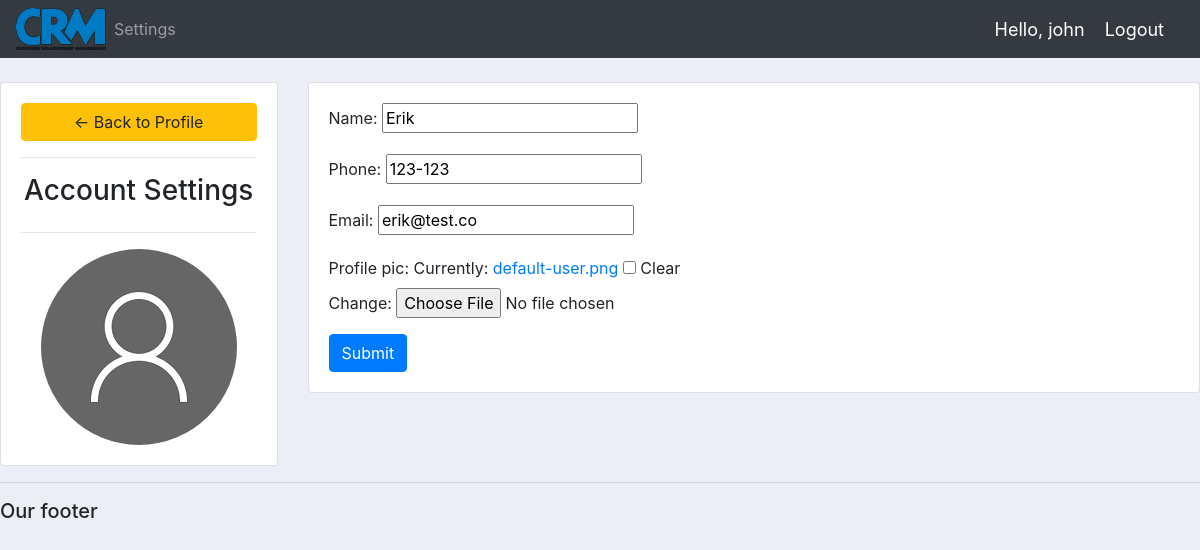
Screenshot of /account/ (signed in) with the database file from the repository.
### accounts/models.py (models this page shows, shortened)
class Customer(models.Model):
    user = models.OneToOneField(User, null=True, blank=True, on_delete=models.CASCADE)
    name = models.CharField(max_length=200, null=True)
    phone = models.CharField(max_length=200, null=True)
    email = models.EmailField(max_length=200, null=True)
    profile_pic = models.ImageField(default="default-user.png", null=True, blank=True)
    date_created = models.DateTimeField(auto_now_add=True, null=True)

### accounts/decorators.py (the view)
        def wrapper(request, *args, **kwargs):
            group = None
            if request.user.groups.exists():
                group = request.user.groups.all()[0].name
                print(group)
            if group not in allowed_roles:
                return HttpResponse("You are not authorized to view this page.")
            return view_func(request, *args, **kwargs)

### accounts/forms.py
class CustomerForm(ModelForm):
    class Meta:
        model = Customer
        fields = "__all__"
        exclude = ["user"]

### accounts/views.py (called while the page is built)
@login_required
@allowed_users(allowed_roles=["customer"])
def account_settings(request):
    customer = request.user.customer
    form = CustomerForm(instance=customer)
    if request.method == "POST":
        form = CustomerForm(request.POST, request.FILES, instance=customer)
        if form.is_valid():
            form.save()
    context = {"form": form}
    return render(request, 'accounts/account_settings.html', context)

### accounts/templates/accounts/account_settings.html (shortened to what this page needs)
{% extends "accounts/main.html" %}
{% load static %}
{% block content %}
<br>
<div class="row">
    <div class="col-md-3">
        <div class="card card-body">
            <a href="{%url 'home'%}" class="btn btn-warning"> &#8592; Back to Profile </a>
            <hr>
            <h3 style="text-align: center"> Account Settings </h3>
            <hr>
            <img src="{{request.user.customer.profile_pic.url}}" class="profile-pic">
        </div>
    </div>
    <div class="col-md-9">
        <div class="card card-body">
            <form method="POST" action="" enctype="multipart/form-data">
                {{form.as_p}}
                <input type="submit" class="btn btn-primary" name="Update Information">
            </form>
        </div>
    </div>
</div>
{% endblock %}

### accounts/templates/accounts/navbar.html (shortened to what this page needs)
{% load static %}
<nav class="navbar navbar-expand-lg navbar-dark bg-dark">
  <img src="{% static 'images/logo.png' %}" alt="">
    <div class="collapse navbar-collapse" id="navbarNav">
      <ul class="navbar-nav">
        {% if request.user.is_staff %}
          <li class="nav-item active">
            <a class="nav-link" href="{% url 'home' %}">Dashboard </a>
          </li>
          <li class="nav-item">
            <a class="nav-link" href="{% url 'products' %}">Products</a>
          </li>
        {% else %}
          <li class="nav-item">
            <a href="{% url 'account' %}" class="nav-link"> Settings </a>
          </li>
        {% endif %}
      </ul>
    </div>
    <span class="hello-msg">Hello, {{request.user}}</span>
    <span> <a class="hello-msg" href="{%url 'logout'%}"> Logout </a> </span>
</nav>

### static/css/main.css (style rules this page uses)
body { background-color: #ebeff5; }

### accounts/templates/accounts/navbar.html (style rules this page uses)
.hello-msg { font-size: 18px; color: #fff; margin-right: 20px; }

### accounts/templates/accounts/account_settings.html (style rules this page uses)
.profile-pic { max-width: 200px; max-height: 200px; margin: 0 auto; border-radius: 50%; }

### rows the page displays
Customer: name "Erik", phone "123-123", email "erik@test.co"

### other values shown
{{ request.user }} "john"
